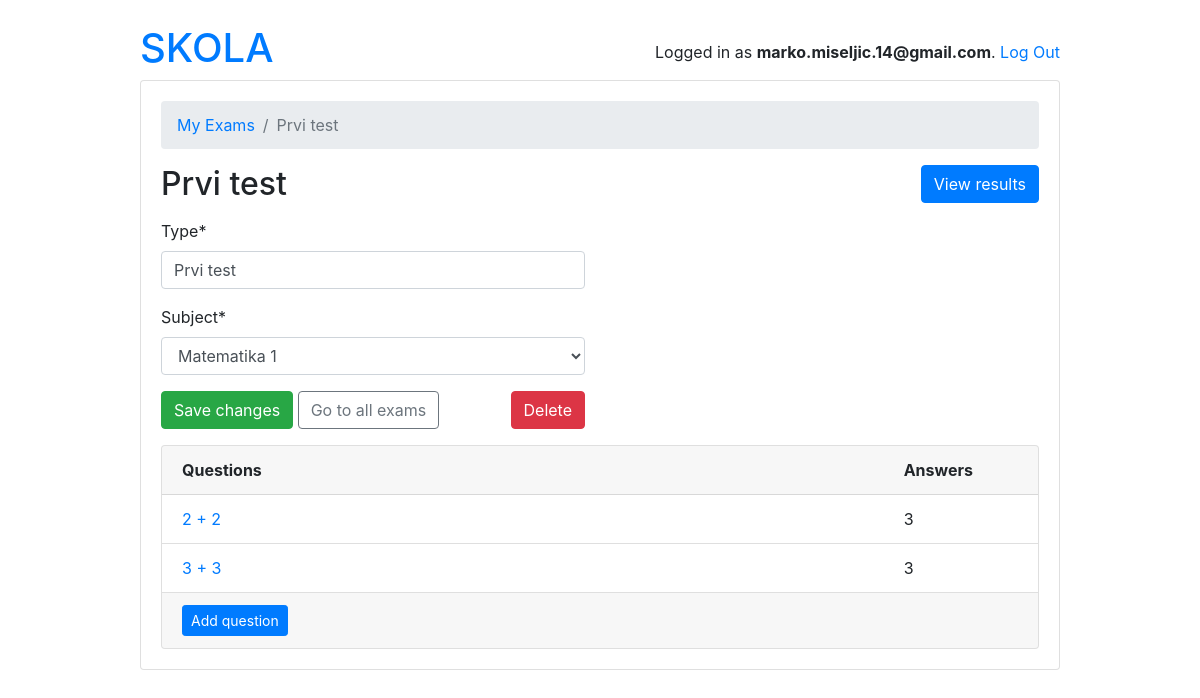
Screenshot of /teachers/exam/1/ (signed in) with the database file from the repository.
### account/models.py (models this page shows, shortened)
class User(AbstractBaseUser):
    first_name = models.CharField(max_length=220)
    last_name = models.CharField(max_length=220)
    email = models.EmailField(
        verbose_name='Email address',
        max_length=255,
        unique=True
    )
    username = models.CharField(max_length=40, unique=True)
    date_joined = models.DateTimeField(verbose_name="date joined", auto_now_add=True)
    last_login = models.DateTimeField(verbose_name="last login", auto_now=True)
    is_admin = models.BooleanField(default=False)
    is_staff = models.BooleanField(default=False)
    is_superuser = models.BooleanField(default=False)
    proflie_image = models.ImageField(max_length=255, upload_to=get_profile_image_filepath, null=True, blank=True)
    is_student = models.BooleanField(default=False)
    is_teacher = models.BooleanField(default=False)
    is_active = models.BooleanField(default=True)
    objects = MyAccountManager()
    USERNAME_FIELD = 'email'
    REQUIRED_FIELDS = ['username']

### school/models.py (models this page shows, shortened)
class Exam(models.Model):
    type = models.CharField(max_length=100)
    active = models.BooleanField(default=False)
    duration = models.IntegerField()
    nuber_of_questions = models.IntegerField()
    required_score_to_pass = models.IntegerField(help_text="required score in %")
    subject  = models.ForeignKey(Subject, on_delete=models.CASCADE)
    owner = models.ForeignKey('account.User', on_delete=models.CASCADE, related_name='exams')

class Question(models.Model):
    class Difficulty(models.TextChoices):
        EASY = 'EA', _('Easy')
        NORMAL = 'NO', _('Normal')
        HARD = 'HA', _('Hard')
    question_text = models.CharField(max_length=250)
    picture = models.ImageField(null=True, blank=True)
    level = models.CharField(max_length=6, choices=Difficulty.choices)
    multiple_answers = models.BooleanField(default=False)
    exam = models.ForeignKey('Exam', on_delete=models.CASCADE, related_name='questions')
    points = models.IntegerField()

### account/views.py (the view, shortened to what this page needs)
# urls.py: path('exam/<int:pk>/', ExamTeacherUpdateView.as_view(), name='exam_change'),
@method_decorator([login_required, teacher_required], name='dispatch')
class ExamTeacherUpdateView(UpdateView):
    model = Exam
    fields = ('type', 'subject', )
    context_object_name = 'exam'
    template_name = 'teachers/exam_change_form.html'
    def get_context_data(self, **kwargs):
        kwargs['questions'] = self.get_object().questions.annotate(answers_count=Count('answers'))
        return super().get_context_data(**kwargs)
    def get_queryset(self):
        return self.request.user.exams.all()

### school/models.py (called while the page is built)
    def __str__(self):
        return self.name

### templates/teachers/exam_change_form.html (shortened to what this page needs)
{% extends 'base.html' %}
{% load crispy_forms_tags crispy_forms_filters %}
{% block content %}
  <nav aria-label="breadcrumb">
    <ol class="breadcrumb">
      <li class="breadcrumb-item"><a href="{% url 'teachers:exam_change_list' %}">My Exams</a></li>
      <li class="breadcrumb-item active" aria-current="page">{{exam.type}}</li>
    </ol>
  </nav>
  <h2 class="mb-3">
    {{exam.type}}
    <a href="{% url 'teachers:exam_results' exam.pk %}" class="btn btn-primary float-right">View results</a>
  </h2>
  <div class="row mb-3">
    <div class="col-md-6 col-sm-8 col-12">
      <form method="post" novalidate>
        {{form|crispy}}
        <button type="submit" class="btn btn-success">Save changes</button>
        <a href="{% url 'teachers:exam_change_list' %}" class="btn btn-outline-secondary" role="button">Go to all exams</a>
        <a href="{% url 'teachers:exam_delete' exam.pk %}" class="btn btn-danger float-right">Delete</a>
      </form>
    </div>
  </div>
  <div class="card">
    <div class="card-header">
      <div class="row">
        <div class="col-10">
          <strong>Questions</strong>
        </div>
        <div class="col-2">
          <strong>Answers</strong>
        </div>
      </div>
    </div>
    <div class="list-group list-group-flush list-group-formset">
      {% for question in questions.all %}
        <div class="list-group-item">
          <div class="row">
            <div class="col-10">
              <a href="{% url 'teachers:question_change' exam.pk question.pk %}">{{question.question_text}}</a>
            </div>
            <div class="col-2">
              {{question.answers_count}}
            </div>
          </div>
        </div>
        {% empty %}
        <div class="list-group-item text-center">
          <p class="text-muted font-italic mb-0">You haven't created any questions yet. Go ahead and <a href="{% url 'teachers:question_add' exam.pk %}">add the first question</a>.</p>
        </div>
      {% endfor %}
    </div>
    <div class="card-footer">
      <a href="{% url 'teachers:question_add' exam.pk %}" class="btn btn-primary btn-sm">Add question</a>
    </div>
  </div>
{% endblock %}

### templates/base.html (shortened to what this page needs)
{% load static %}
<!doctype html>
<html lang="eng">
<head>
    <link rel="stylesheet" href="https://cdn.jsdelivr.net/npm/bootstrap@4.5.3/dist/css/bootstrap.min.css"
>
</head>
<body>
    <div class="container my-4">
        <div class="row justify-content-center">
            <div class="col-md-10 col-sm-12">
                <div class="row">
                    <div class="col-6">
                        <h1><a href="{% url 'home' %}">SKOLA</a></h1>
                    </div>
                    <div class="col-6 text-right">
                        {% if user.is_authenticated %}
                        <p class="pt-3">Logged in as <strong>{{user.email}}</strong>. <a href="{% url 'logout' %}">Log Out</a></p>
                        {% else %}
                        <a href="{% url 'login' %}" class="btn btn-light" role="button">Log in</a>
                        {% endif %}
                    </div>
                </div>
                <div class="card mb-3">
                    <div class="card-body">
                        {% block content %}
                        {% endblock content %}
                    </div>
                </div>
            </div>
        </div>
    </div>
</body>
</html>

### rows the page displays
User: email "marko.miseljic.14@gmail.com"
Exam: type "Prvi test", subject "Matematika 1"
Question: question_text "2 + 2", answers_count "3"
Question: question_text "3 + 3", answers_count "3"
